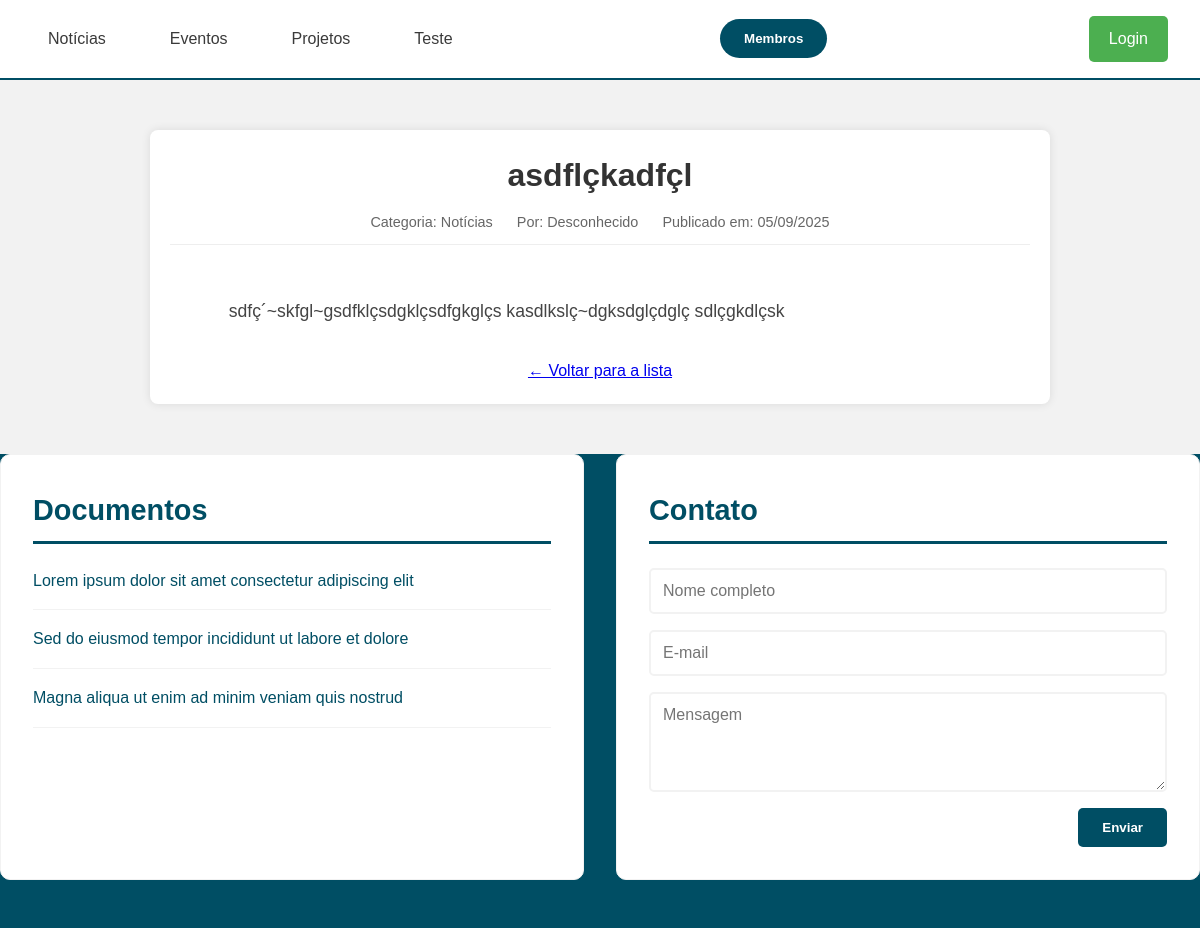
Page /artigo.php?id=3 on the committed database.
### tables this page shows
CREATE TABLE `categorias` (
  `id` int(11) NOT NULL,
  `nome` varchar(100) NOT NULL,
  `descricao` text DEFAULT NULL,
  `criado_em` datetime DEFAULT current_timestamp()
);

CREATE TABLE `artigos` (
  `id` int(11) NOT NULL,
  `titulo` varchar(200) NOT NULL,
  `slug` varchar(200) NOT NULL,
  `conteudo` text NOT NULL,
  `categoria_id` int(11) DEFAULT NULL,
  `autor_id` int(11) DEFAULT NULL,
  `data_evento` date DEFAULT NULL,
  `criado_em` datetime DEFAULT current_timestamp(),
  `atualizado_em` datetime DEFAULT current_timestamp() ON UPDATE current_timestamp()
);

### artigo.php (the view, shortened to what this page needs)
<?php
include 'conexao.php';
$artigo_id = intval($_GET['id']);
$sql = "SELECT a.*, u.nome as autor_nome, c.nome as categoria_nome
        FROM artigos a
        LEFT JOIN usuarios u ON a.autor_id = u.id
        LEFT JOIN categorias c ON a.categoria_id = c.id
        WHERE a.id = ?";
$stmt = $conn->prepare($sql);
$stmt->bind_param("i", $artigo_id);
$stmt->execute();
$result = $stmt->get_result();
$artigo = $result->fetch_assoc();
$sql_categorias = "SELECT nome FROM categorias";
$result_categorias = $conn->query($sql_categorias);
?>
<!DOCTYPE html>
<html lang="pt-BR">
<head>
    <link rel="stylesheet" href="css/styles.css">
</head>
<body>
    <header>
        <nav class="main-nav">
            <ul class="nav-links">
                <?php
                $result_categorias->data_seek(0);
                if ($result_categorias->num_rows > 0) {
                    while($row = $result_categorias->fetch_assoc()) {
                        $categoria_nome = htmlspecialchars($row['nome']);
                        $link_map = [
                            'Notícias' => 'noticias_lista.php',
                            'Eventos' => 'eventos_lista.php',
                            'Projetos' => 'projetos_lista.php',
                        ];
                        $link = $link_map[$categoria_nome] ?? '#';
                        echo "<li><a href='{$link}'>{$categoria_nome}</a></li>";
                    }
                }
                ?>
            </ul>
            <button class="membros-btn">Membros</button>
            <a href="login.php" class="admin-btn">Login</a>
        </nav>
    </header>
    <main class="artigo-individual-container">
        <h1><?php echo htmlspecialchars($artigo['titulo']); ?></h1>
        <div class="artigo-meta">
            <span>Categoria: <?php echo htmlspecialchars($artigo['categoria_nome']); ?></span>
            <span>Por: <?php echo htmlspecialchars($artigo['autor_nome'] ?? 'Desconhecido'); ?></span>
            <?php if ($artigo['categoria_id'] == 2):  ?>
                <span>Data do Evento: <?php echo date('d/m/Y', strtotime($artigo['data_evento'])); ?></span>
            <?php else: ?>
                <span>Publicado em: <?php echo date('d/m/Y', strtotime($artigo['criado_em'])); ?></span>
            <?php endif; ?>
        </div>
        <div class="artigo-conteudo">
            <?php echo nl2br(htmlspecialchars($artigo['conteudo'])); ?>
        </div>
        <p style="margin-top: 30px; text-align: center;">
            <a href="javascript:history.back()" class="artigo-link">← Voltar para a lista</a>
        </p>
    </main>
    <footer>
        <div class="bottom-sections">
            <section class="documentos">
                <h3>Documentos</h3>
                <ul class="documentos-list">
                    <li><a href="#">Lorem ipsum dolor sit amet consectetur adipiscing elit</a></li>
                    <li><a href="#">Sed do eiusmod tempor incididunt ut labore et dolore</a></li>
                    <li><a href="#">Magna aliqua ut enim ad minim veniam quis nostrud</a></li>
                </ul>
            </section>
            <section class="contato">
                <h3>Contato</h3>
                <form class="contato-form">
                    <input type="text" placeholder="Nome completo" required>
                    <input type="email" placeholder="E-mail" required>
                    <textarea placeholder="Mensagem" rows="4" required></textarea>
                    <button type="submit">Enviar</button>
                </form>
            </section>
        </div>
    </footer>
</body>
</html>

### css/styles.css (style rules this page uses)
* { margin: 0; padding: 0; box-sizing: border-box; }
body { font-family: 'Arial', sans-serif; line-height: 1.6; color: #3A3A3A; background-color: #F2F2F2; }
header { background-color: #FFFFFF; border-bottom: 2px solid #004E64; padding: 1rem 0; }
.main-nav { max-width: 1200px; margin: 0 auto; display: flex; justify-content: space-between; align-items: center; padding: 0 2rem; }
.nav-links { display: flex; list-style: none; gap: 2rem; }
.nav-links a { text-decoration: none; color: #3A3A3A; font-weight: 500; padding: 0.5rem 1rem; border-radius: 5px; transition: all 0.3s ease; }
.membros-btn { background-color: #004E64; color: #FFFFFF; border: none; padding: 0.75rem 1.5rem; border-radius: 25px; font-weight: 600; cursor: pointer; transition: all 0.3s ease; }
main { max-width: 1200px; margin: 0 auto; padding: 2rem; }
section { margin-bottom: 3rem; }
section h3 { font-size: 1.8rem; color: #004E64; margin-bottom: 1.5rem; border-bottom: 3px solid #004E64; padding-bottom: 0.5rem; }
.bottom-sections { display: grid; grid-template-columns: 1fr 1fr; gap: 2rem; margin-top: 3rem; }
.documentos, .contato { background-color: #FFFFFF; padding: 2rem; border-radius: 10px; border: 1px solid #F2F2F2; }
.documentos-list { list-style: none; }
.documentos-list li { margin-bottom: 1rem; padding-bottom: 1rem; border-bottom: 1px solid #F2F2F2; }
.documentos-list a { color: #004E64; text-decoration: none; transition: color 0.3s ease; }
.contato-form { display: flex; flex-direction: column; gap: 1rem; }
.contato-form input, .contato-form textarea { padding: 0.75rem; border: 2px solid #F2F2F2; border-radius: 5px; font-family: inherit; font-size: 1rem; transition: border-color 0.3s ease; }
.contato-form button { background-color: #004E64; color: #FFFFFF; border: none; padding: 0.75rem 1.5rem; border-radius: 5px; font-weight: 600; cursor: pointer; transition: all 0.3s ease; align-self: flex-end; }
footer { background-color: #004E64; }
.admin-btn { background-color: #4CAF50; color: white; padding: 10px 20px; border: none; border-radius: 5px; cursor: pointer; font-size: 16px; text-decoration: none; margin-left: 10px; transition: background-color 0.3s ease; }

### artigo.php (style rules this page uses)
.artigo-individual-container { max-width: 900px; margin: 50px auto; padding: 20px; background-color: #fff; box-shadow: 0 0 10px rgba(0,0,0,0.1); border-radius: 8px; }
.artigo-individual-container h1 { color: #333; margin-bottom: 10px; text-align: center; }
.artigo-meta { font-size: 0.9em; color: #666; margin-bottom: 20px; border-bottom: 1px solid #eee; padding-bottom: 10px; text-align: center; }
.artigo-meta span { margin: 0 10px; }
.artigo-conteudo { line-height: 1.8; font-size: 1.1em; color: #444; white-space: pre-wrap; }

### rows in the picture
categorias: nome "Notícias"
categorias: nome "Eventos"
categorias: nome "Projetos"
categorias: nome "Teste"
artigos: titulo "asdflçkadfçl", categoria.nome "Notícias", criado_em "05/09/2025", conteudo "sdfç´~skfgl~gsdfklçsdgklçsdfgkglçs kasdlkslç~dgksdglçdglç sdlçgkdlçsk"

### other values in the picture
$artigo['autor_nome'] "Desconhecido"
